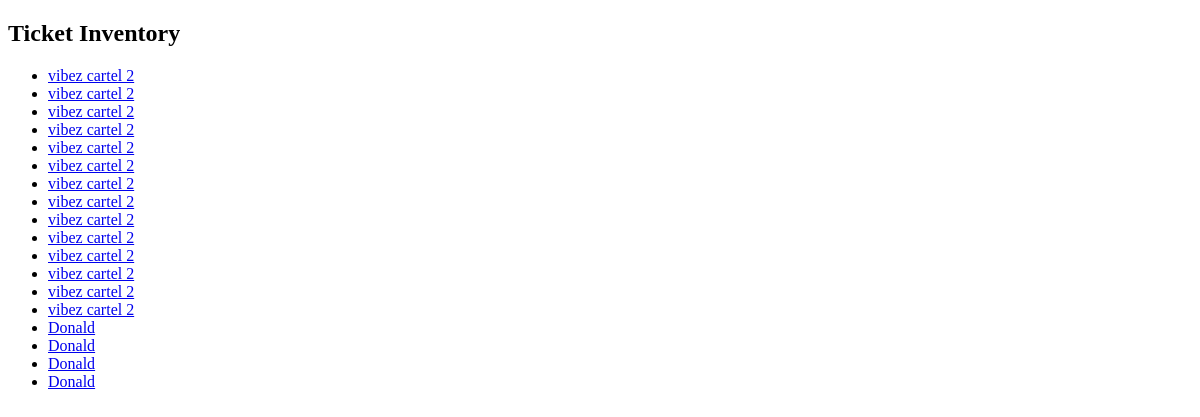
Page /vendors/inventory/ (signed in) on the earlier database version.
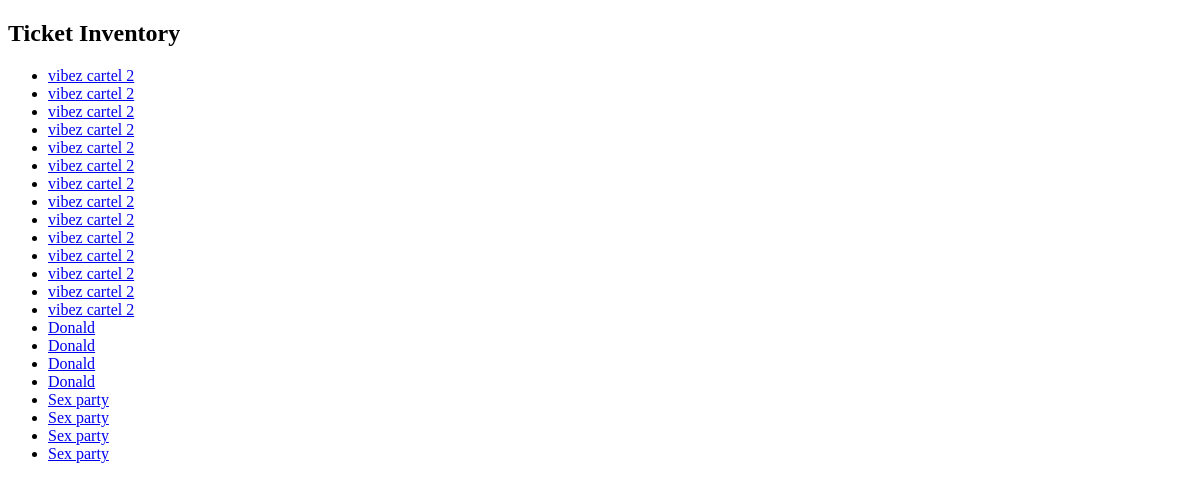
Same page on the later database version.
### tickets/models.py (models this page shows, shortened)
class Ticket(models.Model):
    ENTITY_TYPE_CHOICES = [
        ('customer', 'Customer'),
        ('vendor', 'Vendor'),
    ]
    event = models.ForeignKey(Event, on_delete=models.CASCADE, related_name='tickets')
    ticket_category = models.ForeignKey(TicketCategory, on_delete=models.CASCADE, null=True, blank=True)
    customer_username = models.CharField(max_length=255, blank=True, null=True)
    vendor = models.ForeignKey(Vendor, on_delete=models.CASCADE, related_name='tickets')
    ticket_number = models.CharField(max_length=20, unique=True)
    purchase_date = models.DateTimeField(auto_now_add=True)
    qr_code = models.ImageField(upload_to='qr_codes/', blank=True)
    entity_type = models.CharField(max_length=10, choices=ENTITY_TYPE_CHOICES)
    verified = models.BooleanField(default=False)

### events/models.py (models this page shows, shortened)
class Event(models.Model):
    vendor = models.ForeignKey(Vendor, on_delete=models.CASCADE, related_name='events')  # Mandatory, linked to Vendor
    poster = models.ImageField(upload_to='event_posters/')  # Required field
    title = models.CharField(max_length=200)  # Required field
    description = models.TextField()  # Required field
    category = models.CharField(max_length=100)  # Required field (e.g., "conference", "concert")
    start_date = models.DateTimeField()  # Required field
    end_date = models.DateTimeField(null=True, blank=True)  # Optional field
    venue_name = models.CharField(max_length=100)  # Required field
    regular_price = models.DecimalField(max_digits=10, decimal_places=2)  # Required field
    sale_price = models.DecimalField(max_digits=10, decimal_places=2, null=True, blank=True)  # Optional field
    tickets_available = models.PositiveIntegerField(null=True, blank=True)  # Optional field
    tickets_sold = models.PositiveIntegerField(default=0)  # New field to track tickets sold

### vendors/views.py (the view)
# urls.py: path('inventory/', views.view_inventory, name='view_inventory'),
@login_required
def view_inventory(request):
    vendor = request.user
    inventory = Ticket.objects.filter(customer_username=vendor.username, entity_type='vendor')
    return render(request, 'vendors/inventory.html', {'inventory': inventory})

### templates/vendors/inventory.html (shortened to what this page needs)
<!DOCTYPE html>
<html>
<head>
</head>
<body>
    <h2>Ticket Inventory</h2>
    {% if inventory %}
        <ul>
            {% for ticket in inventory %}
                <li>
                    <a href="{% url 'ticket_receipt' ticket.id %}">{{ ticket.event.title }}</a>
                </li>
            {% endfor %}
        </ul>
    {% else %}
        <p>No tickets in inventory.</p>
    {% endif %}
</body>
</html>

Differences in the rows shown:
added Ticket: event "Sex party"
added Ticket: event "Sex party"
added Ticket: event "Sex party"
added Ticket: event "Sex party"
